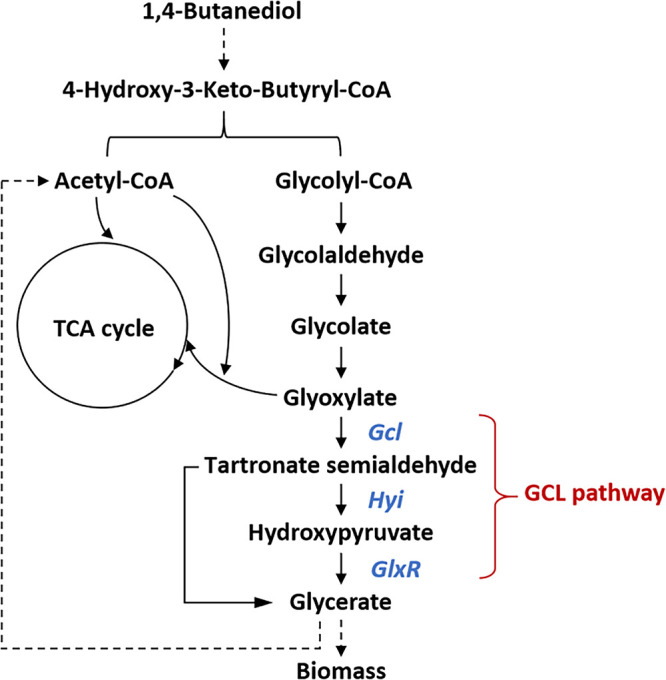
#> input picture input/PMC10269461_spectrum.04988-22-f004.jpg, 666 x 680 px
$ python -i find_head_tail.py   (imports and definitions only)
#> lines starting #> are read from the running program, lines starting #| are printed output that depends on the picture; after the words box and inside, x2 and y2 are one past the last pixel; in counts of white or black regions, pixels touching at a corner belong together
import cv2
import numpy as np
import os
from PIL import Image

def find_head_tail(src):
    _, src_bin = cv2.threshold(src,200,255, cv2.THRESH_OTSU+cv2.THRESH_BINARY_INV)
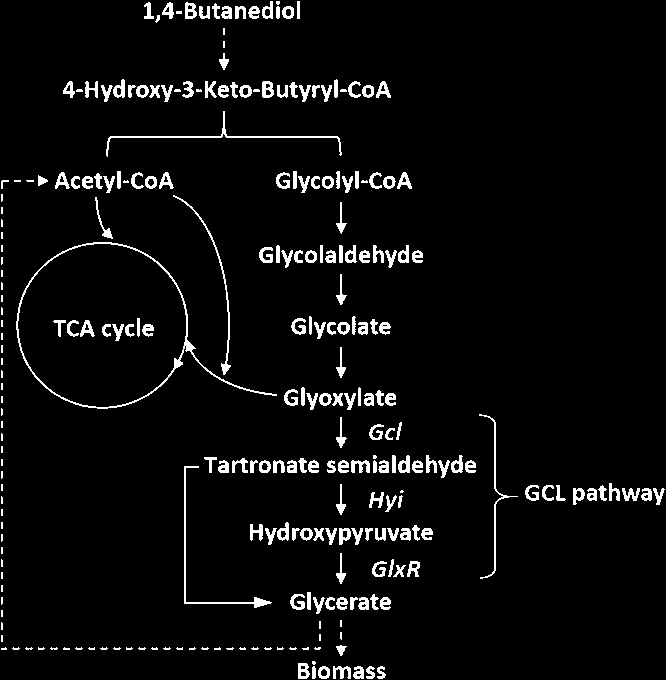
#> src_bin: shape (680, 666); 4.7% white; 267 white regions (82 under 20 px), largest, box (x1, y1, x2, y2) and area: (16, 242, 277, 409) 1334, (106, 111, 342, 157) 595, (184, 466, 272, 608) 551
    cnt, labels, stats, centroids = cv2.connectedComponentsWithStats(src_bin)
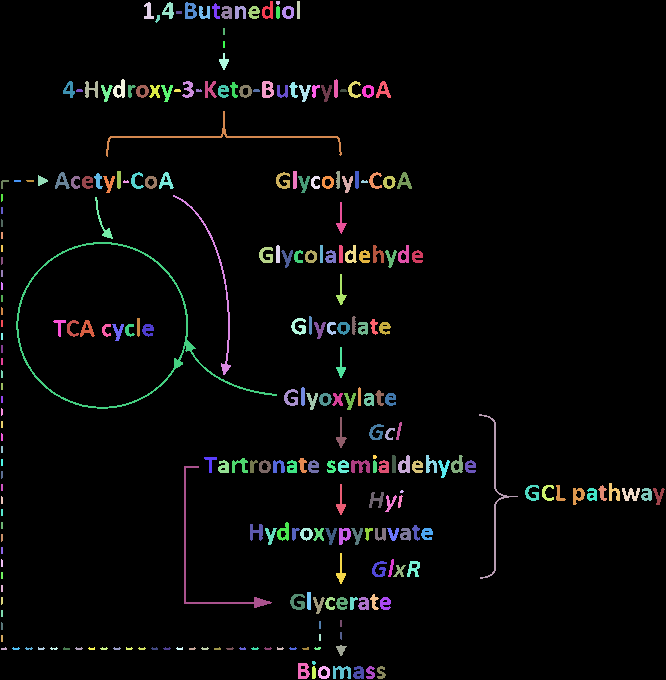
#> labels: shape (680, 666) int32; 268 distinct labels, from 0 to 267; one colour per label, 0 black
#> cnt = 268; stats = 268 rows, first 6: [0, 0, 666, 680, 431612], [262, 1, 11, 18, 112], [276, 1, 4, 4, 14], [297, 1, 3, 18, 54], [144, 2, 10, 17, 92], [162, 2, 12, 17, 113]; centroids = 268 pairs, first value 1.43 to 658.3, second value 2.29 to 672.5
    max_len=0
    cnt_number=0
    cnt_coor=(0,0,0,0)
    for i in range(1, cnt):
        (x, y, w, h, area) = stats[i]
        length= (w**2+ h**2)**0.5
        if max_len<length:
            cnt_number= i
            cnt_coor=(x,y,w,h)
            max_len= length
#> this loop made 267 passes
#> (x, y, w, h, area, length, max_len) on passes 1, 19, 27, 47, 81: (262, 1, 11, 18, 112, 21.1, 21.1), (113, 79, 12, 19, 132, 22.47, 22.47), (376, 81, 15, 17, 125, 22.67, 22.67), (106, 111, 236, 46, 595, 240.4, 240.4), (16, 242, 261, 167, 1334, 309.9, 309.9)
#> (x, y, w, h, area, length) on passes 3 to 8: (297, 1, 3, 18, 54, 18.25), (144, 2, 10, 17, 92, 19.72), (162, 2, 12, 17, 113, 20.81), (185, 2, 12, 17, 138, 20.81), (212, 3, 8, 16, 67, 17.89), (199, 6, 11, 13, 94, 17.03)
#> after the loop, cnt_number = 81; max_len = 309.9

    labels= np.array(np.where(labels ==cnt_number,255,0),dtype=np.uint8)
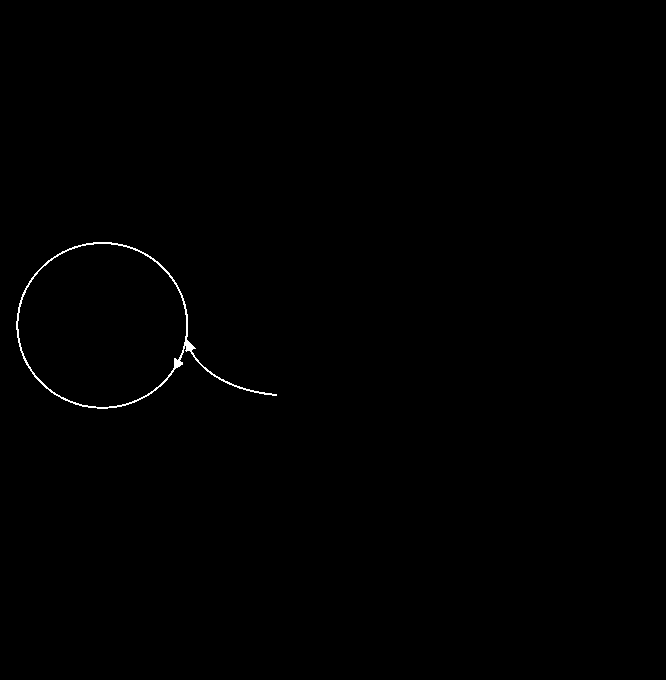
#> labels: shape (680, 666); 0.29% white in thin lines or dots, all inside (x1, y1, x2, y2) = (16, 242, 277, 409)
    skeleton = cv2.ximgproc.thinning(labels, None, 1)
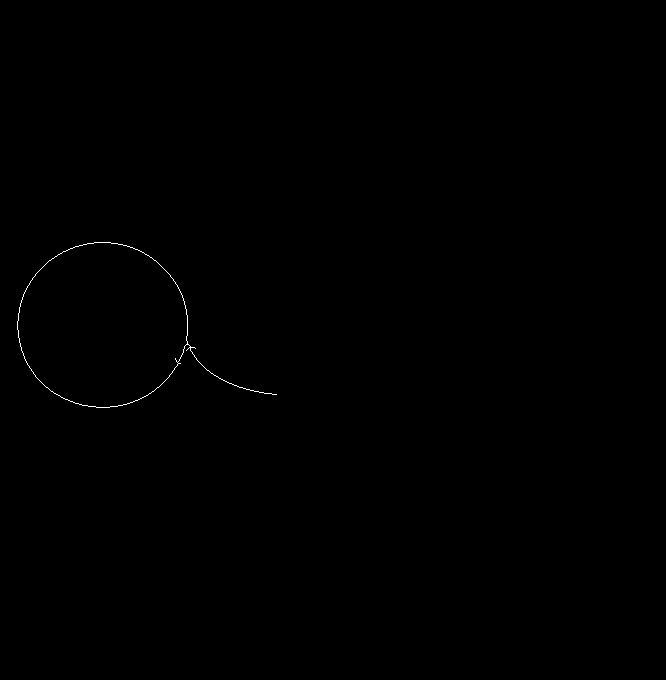
#> skeleton: shape (680, 666); 0.13% white in thin lines or dots, all inside (x1, y1, x2, y2) = (17, 242, 277, 408)

    _, binaryImage = cv2.threshold(skeleton, 128, 10, cv2.THRESH_BINARY)

    h = np.array([[1, 1, 1],
                  [1, 10, 1],
                  [1, 1, 1]])

    imgFiltered = cv2.filter2D(binaryImage, -1, h)
    binaryImage = np.where(imgFiltered == 110, 255, 0)
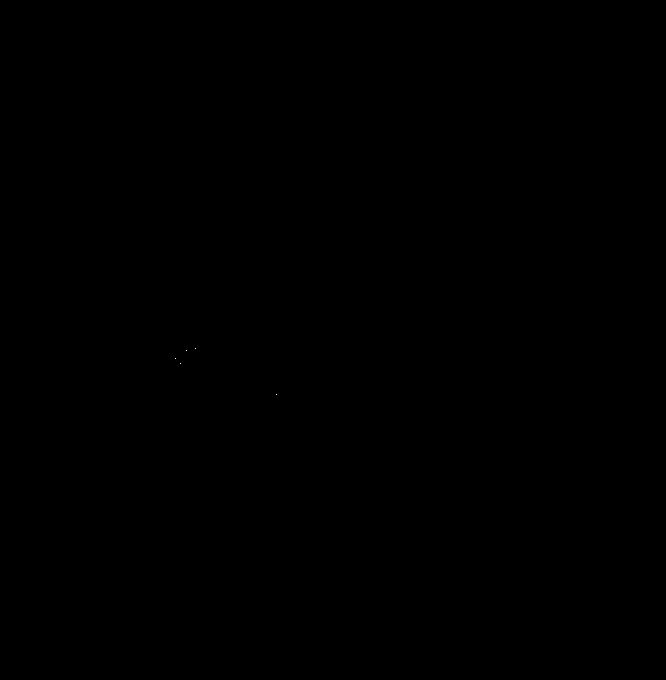
#> binaryImage: shape (680, 666) int64; 0% white in thin lines or dots, all inside (x1, y1, x2, y2) = (175, 348, 277, 395)
    binaryImage = binaryImage.astype(np.uint8)
    Y, X = binaryImage.nonzero()
#> Y = [348, 350, 358, 363, 394]; X = [195, 186, 175, 180, 276]
    b1_inform='None'
    b2_inform='None'
    if len(X) > 0 or len(Y) > 0:
        Y = Y.reshape(-1,1)
        X = X.reshape(-1,1)
        Z = np.hstack((X, Y))
#> Z = [[195, 348], [186, 350], [175, 358], [180, 363], [276, 394]]

        floatPoints = np.float32(Z)
#> floatPoints has the same summary as Z

        criteria = (cv2.TERM_CRITERIA_EPS + cv2.TERM_CRITERIA_MAX_ITER, 10, 1.0)
        _, label, center = cv2.kmeans(floatPoints, 2, None, criteria, 10, cv2.KMEANS_RANDOM_CENTERS)
#> label = [0, 0, 0, 0, 1]; center = [[184, 354.8], [276, 394]]

        cluster1Count = np.count_nonzero(label)
#> cluster1Count = 1
        cluster0Count = np.shape(label)[0] - cluster1Count
#> cluster0Count = 4

        maxCluster = 0
        if cluster1Count > cluster0Count:
            maxCluster = 1
        elif cluster1Count == cluster0Count:
            if cluster1Count>=2:
                maxCluster = 2
            else:
                maxCluster = 3
        grayscaleImageCopy= cv2.cvtColor(src, cv2.COLOR_GRAY2BGR)

        matRows, matCols = center.shape
#> matRows = 2; matCols = 2
        if matCols >= 2:
            orderedPoints = [None] * 2
            for b in range(matRows):
                pointX = int(center[b][0])
                pointY = int(center[b][1])
                if b == maxCluster:
                    inform= [(pointX,pointY),'yes']
                else:
                    if maxCluster == 3:
                        inform= 'None'
                    else:
                        if maxCluster != 2:
                            inform=[(pointX,pointY),'no']
                        else:
                            inform=[(pointX,pointY),'yes']
                if b==0:
                    b1_inform= inform
                else:
                    b2_inform= inform
#> this loop made 2 passes
#> (pointX, pointY) on passes 1 to 2: (184, 354), (276, 394)
    return b1_inform, b2_inform

>>> import cv2
>>> picture = cv2.imread('../input/PMC10269461_spectrum.04988-22-f004.jpg', cv2.IMREAD_GRAYSCALE)
>>> result = find_head_tail(picture)
#> result = ([(184, 354), 'yes'], [(276, 394), 'no'])

$ run again, on input/PMC10295569_bioengineering-10-00739-g005.jpg
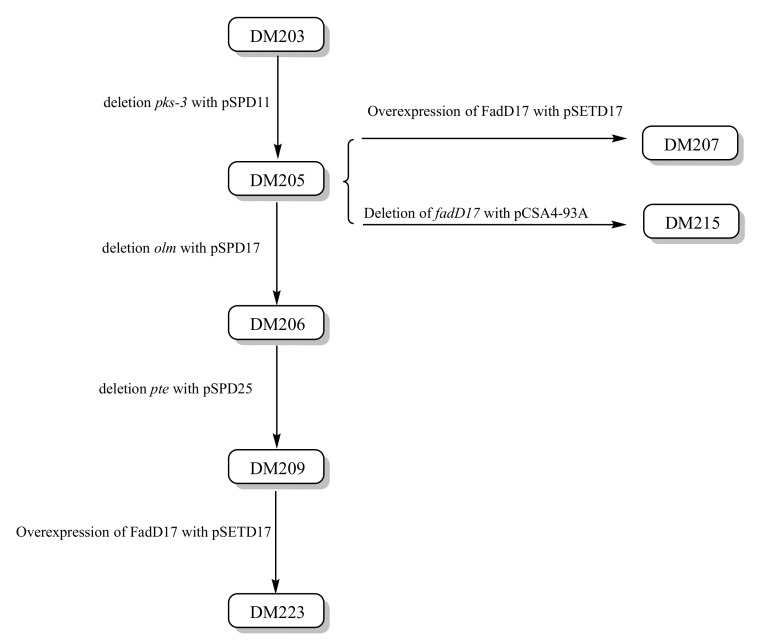
#> input picture input/PMC10295569_bioengineering-10-00739-g005.jpg, 763 x 644 px
#> picture is the input picture: shape (644, 763); min 0, max 255, mean 250
#> in find_head_tail, `_, src_bin = cv2.threshold(src,200,255, cv2.THRESH_OTSU+cv2.THRESH_BIN..`:
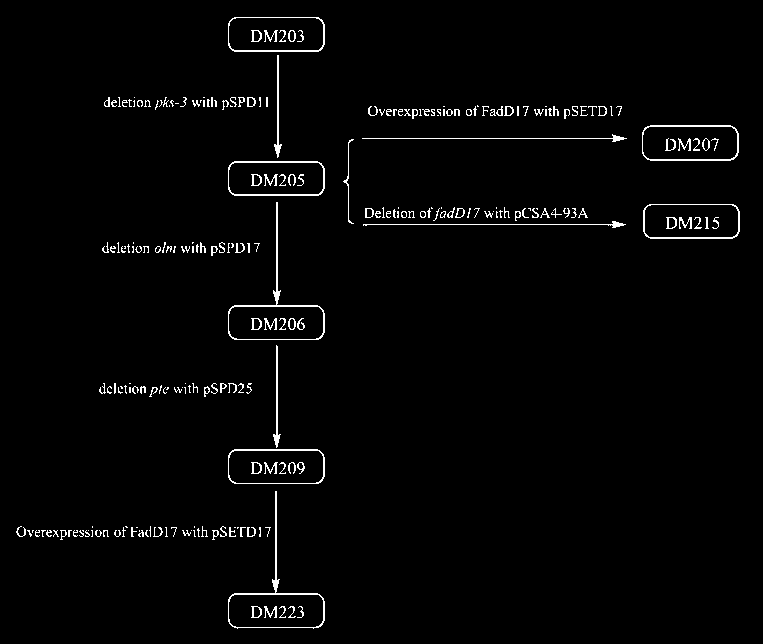
#> src_bin: shape (644, 763); 2% white in thin lines or dots
#> in find_head_tail, `cnt, labels, stats, centroids = cv2.connectedComponentsWithStats(src_b..`:
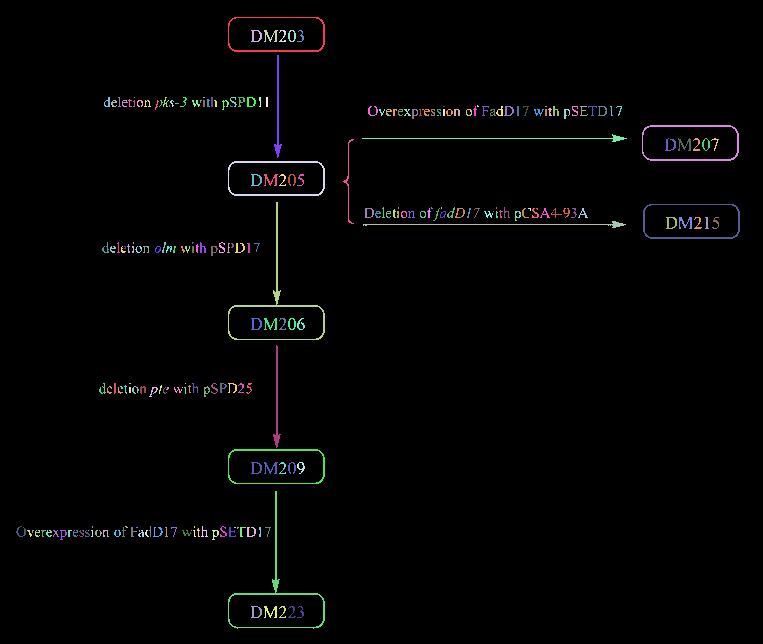
#> labels: shape (644, 763) int32; 248 distinct labels, from 0 to 247; one colour per label, 0 black
#> cnt = 248; stats = 248 rows, first 6: [0, 0, 763, 644, 481596], [228, 17, 97, 35, 378], [251, 30, 11, 12, 58], [264, 30, 14, 12, 71], [279, 30, 7, 12, 33], [288, 30, 8, 12, 44]; centroids = 248 pairs, first value 20.72 to 715.6, second value 35.44 to 611.9
#> the loop in find_head_tail, `for i in range(1, cnt):` made 247 passes
#> (x, y, w, h, area, length, max_len) on passes 1, 7, 75, 76: (228, 17, 97, 35, 378, 103.1, 103.1), (274, 55, 8, 103, 239, 103.3, 103.3), (642, 125, 97, 36, 454, 103.5, 103.5), (362, 134, 265, 8, 310, 265.1, 265.1)
#> after the loop in find_head_tail, `for i in range(1, cnt):`: cnt_number = 76; max_len = 265.1
#> skeleton: shape (644, 763); 0.06% white in thin lines or dots, all inside (x1, y1, x2, y2) = (362, 134, 627, 142)
#> Y = [134, 138, 138, 141]; X = [612, 362, 626, 612]
#> Z = [[612, 134], [362, 138], [626, 138], [612, 141]]
#> label = [1, 0, 1, 1]; center = [[362, 138], [616.7, 137.7]]
#> cluster1Count = 3
#> cluster0Count = 1
#> the loop in find_head_tail, `for b in range(matRows):` made 2 passes
#> (pointX, pointY) on passes 1 to 2: (362, 138), (616, 137)
#> result = ([(362, 138), 'no'], [(616, 137), 'yes'])
